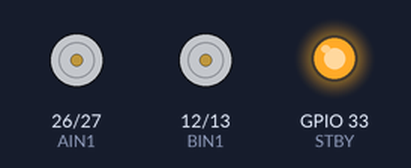
Bench run of a sketch on a simulated ESP32. Shown: motor-driver pin pairs drawn as motors (green arrow = first pin HIGH = forward, orange = second pin HIGH = backward, longer = more drive, scaled by the enable pin, stopped while the standby pin is LOW), output pins drawn as LEDs (lit = HIGH).

Above: at 0.1 s.
At 13.1 s:
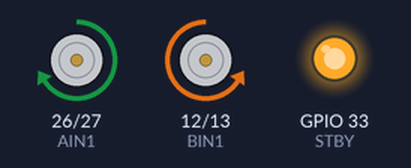
At 22.1 s:
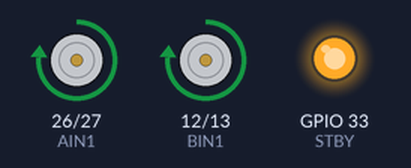
At 35.1 s:
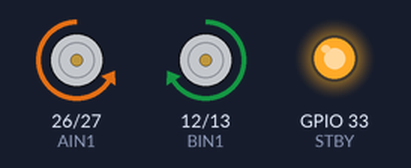
Timing chart, 0 to 36.6 s (numbered marks = the images above):
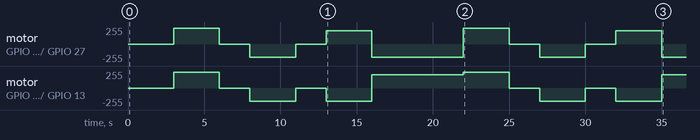

The sketch:

motor_test1.ino
```cpp
#define PWMA 25
#define AIN1 26
#define AIN2 27

#define PWMB 14
#define BIN1 12
#define BIN2 13

#define STBY 33

int pwmFreq = 1000;
int pwmResolution = 8;

int pwmChannelA = 0;
int pwmChannelB = 1;

void setup() {

  pinMode(AIN1, OUTPUT);
  pinMode(AIN2, OUTPUT);
  pinMode(BIN1, OUTPUT);
  pinMode(BIN2, OUTPUT);
  pinMode(STBY, OUTPUT);

  digitalWrite(STBY, HIGH);   // Enable motor driver

  // New ESP32 PWM API
  ledcAttach(PWMA, pwmFreq, pwmResolution);
  ledcAttach(PWMB, pwmFreq, pwmResolution);
}

void loop() {
  delay(3000);

  // MOVE FORWARD
  digitalWrite(AIN1, HIGH);
  digitalWrite(AIN2, LOW);

  digitalWrite(BIN1, HIGH);
  digitalWrite(BIN2, LOW);

  ledcWrite(PWMA, 240);
  ledcWrite(PWMB, 240);

  delay(3000);

  // STOP
  ledcWrite(PWMA, 0);
  ledcWrite(PWMB, 0);
  delay(2000);

  // MOVE BACKWARD
  digitalWrite(AIN1, LOW);
  digitalWrite(AIN2, HIGH);

  digitalWrite(BIN1, LOW);
  digitalWrite(BIN2, HIGH);

  ledcWrite(PWMA, 200);
  ledcWrite(PWMB, 200);

  delay(3000);

  // STOP
  ledcWrite(PWMA, 0);
  ledcWrite(PWMB, 0);
  delay(2000);

  // TURN RIGHT
  digitalWrite(AIN1, HIGH);
  digitalWrite(AIN2, LOW);

  digitalWrite(BIN1, LOW);
  digitalWrite(BIN2, HIGH);

  ledcWrite(PWMA, 200);
  ledcWrite(PWMB, 200);

  delay(3000);

  // TURN LEFT
  digitalWrite(AIN1, LOW);
  digitalWrite(AIN2, HIGH);

  digitalWrite(BIN1, HIGH);
  digitalWrite(BIN2, LOW);

  ledcWrite(PWMA, 200);
  ledcWrite(PWMB, 200);

  delay(3000);
}
```

Measured:
- by itself, motor on GPIO 26 (AIN1) / GPIO 27 (AIN2): stopped → forward 239/255 at 3.0 s, → stopped 3.0 s later, → backward 199/255 2.0 s later, → stopped 3.0 s later, … (12 changes in this stretch)
- by itself, motor on GPIO 12 (BIN1) / GPIO 13 (BIN2): stopped → forward 239/255 at 3.0 s, → stopped 3.0 s later, → backward 199/255 2.0 s later, → stopped 3.0 s later, … (12 changes in this stretch)
